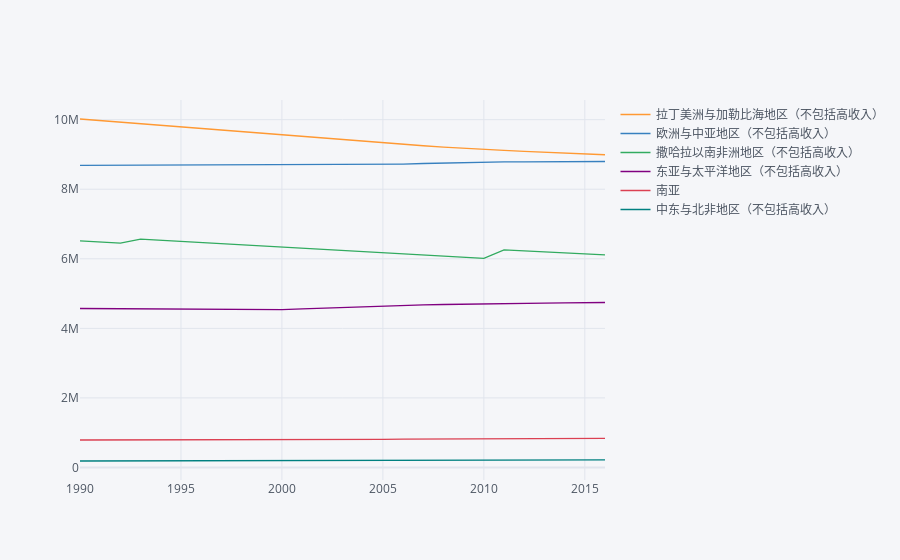

The code cell stored with this chart in its notebook:
### Code cell
dfr.T.iplot(kind="scatter")
